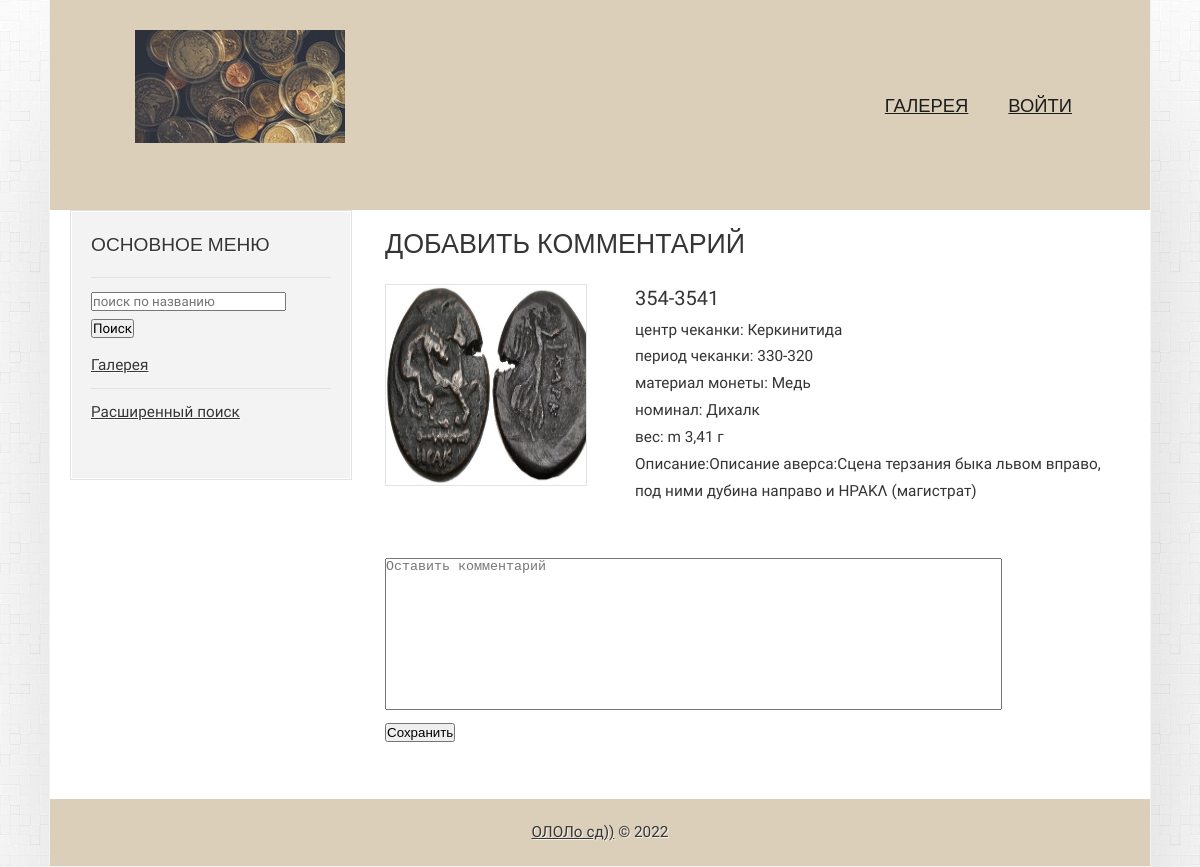
The app's page /newcomment.php?id=3 with its own data.
### tables this page shows
CREATE TABLE `coins` (
  `id` int NOT NULL,
  `img_num` varchar(255) DEFAULT NULL,
  `img_type` varchar(255) DEFAULT NULL,
  `name` varchar(255) DEFAULT NULL,
  `mint_center` varchar(255) DEFAULT NULL,
  `mint_year` varchar(255) DEFAULT NULL,
  `material` varchar(255) DEFAULT NULL,
  `denomination` varchar(255) DEFAULT NULL,
  `weight` varchar(255) DEFAULT NULL,
  `description` text
);

### newcomment.php (the view, shortened to what this page needs)
<?php include 'application/views/first_section.php' ?>
<h1>Добавить комментарий</h1>
<?php
require_once 'config/connect.php';
$idCoin  = $_GET['id'];
 $sql = mysqli_query($connect, "SELECT * FROM `coins` where id =$idCoin order by id desc");
 $row = mysqli_fetch_all($sql);
 foreach ($row as $row) {
?>
<div class="parent">
  <div class="portfolio__photo">
    <div class="products__image">
      <a href="images/coins/<?php echo "$row[1]"?>.<?php echo "$row[2]"?>" target="_blank"> <img src="images/coins/<?php echo "$row[1]"?>.<?php echo "$row[2]"?>"> </a>
    </div>
  </div>
  <div class="portfolio__text">
    <div class="products__name"><?php echo "$row[3]"?></div>
    <div class="products__name__text">
                    <p>центр чеканки: <?php echo "$row[4]"?></p>
                    <p>период чеканки: <?php echo "$row[5]"?></p>
                    <p>материал монеты: <?php echo "$row[6]"?></p>
                    <p>номинал: <?php echo "$row[7]"?></p>
                    <p>вес: <?php echo "$row[8]"?></p>
                    <p>Описание:<?php echo "$row[9]"?></p>
                    <br> <br>
    </div>
  </div>
</div>
<form action="vendor/addcomm.php" method="post">
                    <textarea name="comment" rows="10" cols="75" placeholder="Оставить комментарий" style="resize: none;"></textarea><br>
                    <button type="submit">Сохранить</button>
                </form>
<?php
}
?>
<?php include 'application/views/second_section.php' ?>

### css/style.css (style rules this page uses)
a { text-decoration: underline; color: #353535; }
body { line-height: 1.75em; background: #fff url('../images/00bd.png'); font-size: 11.5pt; color: #353535; }
body,input { font-family: Kreon, serif; }
h1,h2,h3,h4 { text-transform: uppercase; font-weight: normal; font-family: "Open Sans", sans-serif; color: #353535; margin-bottom: 1em; }
h1 { font-size: 1.75em; }
p { margin-bottom: 1.5em; }
p { margin-bottom: 0px; }
a { color: #353535; }
.box img { margin: 0px 0px 0px 0px; height: 200px; width: 200px; border: solid 1px #e3e3e3; }
.box p { margin-bottom: 0em; }
.products__name { font-size: 20px; line-height: 28px; margin: 0px 0px 5px 0px; }
.portfolio__text { grid-area: 1 / 2 / 2 / 3; margin-left: 50px; width: 480px; }
.parent { display: grid; grid-column-gap: 0px; grid-row-gap: 0px; }
.portfolio__photo { grid-area: 1 / 1 / 2 / 2; width: 200px; }

### records on screen
coins: img_num (picture), name "354-3541", mint_center "Керкинитида", mint_year "330-320", material "Медь", denomination "Дихалк", weight "m 3,41 г", description "Описание аверса:Сцена терзания быка львом вправо, под ними дубина направо и HPAKΛ (магистрат)"
